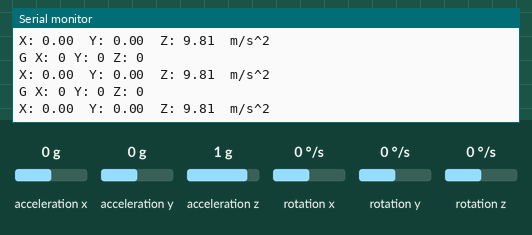
Recording of a sketch running on a simulated Arduino Uno, built with avr-gcc and run on an emulated ATmega328P. On the bench: the last lines printed to the serial monitor. The test bench sets the inputs (shaded band); at power-on: acceleration x 0 g, acceleration y 0 g, acceleration z 1 g, rotation x 0 °/s, rotation y 0 °/s, rotation z 0 °/s.

Above: at 1.2 s.
1.3 s: acceleration x set to -1.4 g
At 1.83 s:
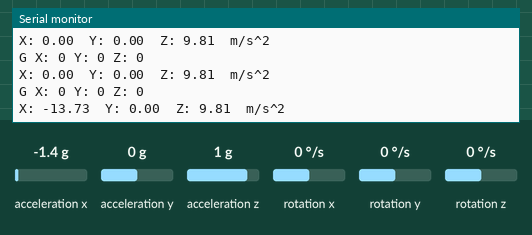
2.8 s: acceleration y set to -1.4 g
At 2.84 s:
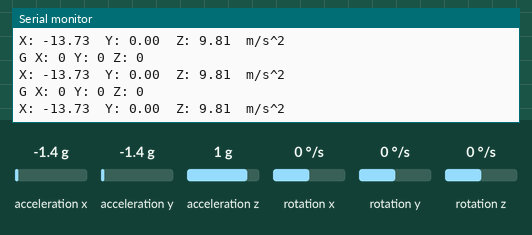
4.3 s: acceleration z set to -1.4 g
At 4.35 s:
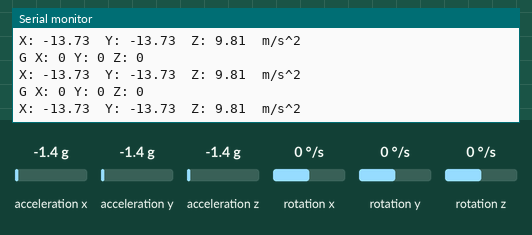
5.8 s: rotation x set to -192 °/s
At 5.86 s:
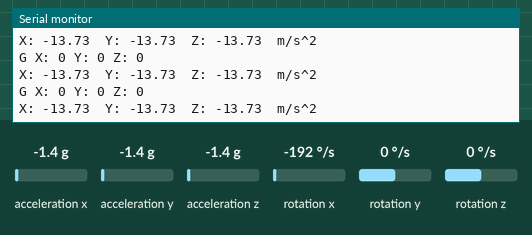
7.3 s: rotation y set to -192 °/s
At 7.38 s:
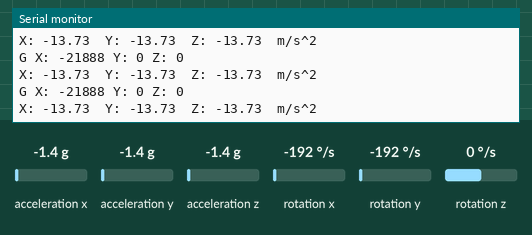

Measured:
- after the input at 1.3 s, the serial monitor: prints a new line after 0.23 s (image 1)

The sketch:

i2c_test.ino
```cpp
#include <Wire.h>
#include <L3G.h>
#include <Adafruit_Sensor.h>
#include <Adafruit_ADXL345_U.h>

L3G gyro;

Adafruit_ADXL345_Unified accel = Adafruit_ADXL345_Unified(12345);


/*
void displaySensorDetails(void)
{
  sensor_t sensor;
  accel.getSensor(&sensor);
  Serial.println("------------------------------------");
  Serial.print  ("Sensor:       "); Serial.println(sensor.name);
  Serial.print  ("Driver Ver:   "); Serial.println(sensor.version);
  Serial.print  ("Unique ID:    "); Serial.println(sensor.sensor_id);
  Serial.print  ("Max Value:    "); Serial.print(sensor.max_value); Serial.println(" m/s^2");
  Serial.print  ("Min Value:    "); Serial.print(sensor.min_value); Serial.println(" m/s^2");
  Serial.print  ("Resolution:   "); Serial.print(sensor.resolution); Serial.println(" m/s^2");
  Serial.println("------------------------------------");
  Serial.println("");
  delay(500);
}


void displayDataRate(void)
{
  Serial.print  ("Data Rate:    ");

  switch(accel.getDataRate())
  {
    case ADXL345_DATARATE_3200_HZ:
      Serial.print  ("3200 ");
      break;
    case ADXL345_DATARATE_1600_HZ:
      Serial.print  ("1600 ");
      break;
    case ADXL345_DATARATE_800_HZ:
      Serial.print  ("800 ");
      break;
    case ADXL345_DATARATE_400_HZ:
      Serial.print  ("400 ");
      break;
    case ADXL345_DATARATE_200_HZ:
      Serial.print  ("200 ");
      break;
    case ADXL345_DATARATE_100_HZ:
      Serial.print  ("100 ");
      break;
    case ADXL345_DATARATE_50_HZ:
      Serial.print  ("50 ");
      break;
    case ADXL345_DATARATE_25_HZ:
      Serial.print  ("25 ");
      break;
    case ADXL345_DATARATE_12_5_HZ:
      Serial.print  ("12.5 ");
      break;
    case ADXL345_DATARATE_6_25HZ:
      Serial.print  ("6.25 ");
      break;
    case ADXL345_DATARATE_3_13_HZ:
      Serial.print  ("3.13 ");
      break;
    case ADXL345_DATARATE_1_56_HZ:
      Serial.print  ("1.56 ");
      break;
    case ADXL345_DATARATE_0_78_HZ:
      Serial.print  ("0.78 ");
      break;
    case ADXL345_DATARATE_0_39_HZ:
      Serial.print  ("0.39 ");
      break;
    case ADXL345_DATARATE_0_20_HZ:
      Serial.print  ("0.20 ");
      break;
    case ADXL345_DATARATE_0_10_HZ:
      Serial.print  ("0.10 ");
      break;
    default:
      Serial.print  ("???? ");
      break;
  }
  Serial.println(" Hz");
}


void displayRange(void)
{
  Serial.print  ("Range:         +/- ");

  switch(accel.getRange())
  {
    case ADXL345_RANGE_16_G:
      Serial.print  ("16 ");
      break;
    case ADXL345_RANGE_8_G:
      Serial.print  ("8 ");
      break;
    case ADXL345_RANGE_4_G:
      Serial.print  ("4 ");
      break;
    case ADXL345_RANGE_2_G:
      Serial.print  ("2 ");
      break;
    default:
      Serial.print  ("?? ");
      break;
  }
  Serial.println(" g");
}
*/


void setup() {
  Serial.begin(9600);
  Wire.begin();

  if (!gyro.init())
  {
    Serial.println("Failed to autodetect gyro type!");
    while (1);
  }

  if(!accel.begin())
  {
    /* There was a problem detecting the ADXL345 ... check your connections */
    Serial.println("Ooops, no ADXL345 detected ... Check your wiring!");
    while(1);
  }

    /* Set the range to whatever is appropriate for your project */
  accel.setRange(ADXL345_RANGE_16_G);
  // accel.setRange(ADXL345_RANGE_8_G);
  // accel.setRange(ADXL345_RANGE_4_G);
  // accel.setRange(ADXL345_RANGE_2_G);

  /* Display some basic information on this sensor */
//  displaySensorDetails();

  /* Display additional settings (outside the scope of sensor_t) */
//  displayDataRate();
//  displayRange();
  Serial.println("");

  gyro.enableDefault();
}

void loop() {
  gyro.read();

  Serial.print("G ");
  Serial.print("X: ");
  Serial.print((int)gyro.g.x);
  Serial.print(" Y: ");
  Serial.print((int)gyro.g.y);
  Serial.print(" Z: ");
  Serial.println((int)gyro.g.z);

  sensors_event_t event;
  accel.getEvent(&event);

  /* Display the results (acceleration is measured in m/s^2) */
  Serial.print("X: "); Serial.print(event.acceleration.x); Serial.print("  ");
  Serial.print("Y: "); Serial.print(event.acceleration.y); Serial.print("  ");
  Serial.print("Z: "); Serial.print(event.acceleration.z); Serial.print("  ");Serial.println("m/s^2 ");


  delay(500);
}
```
